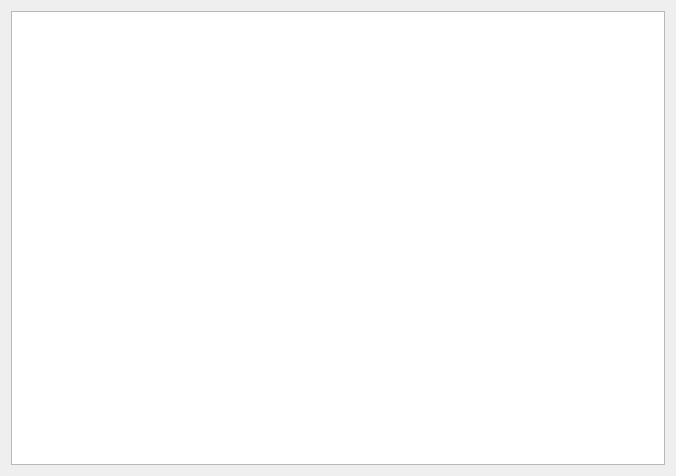
<?xml version="1.0" encoding="UTF-8"?>
<ui version="4.0">
 <class>gams::studio::modelinspector::StatisticsWidget</class>
 <widget class="QWidget" name="gams::studio::modelinspector::StatisticsWidget">
  <property name="geometry">
   <rect>
    <x>0</x>
    <y>0</y>
    <width>676</width>
    <height>476</height>
   </rect>
  </property>
  <property name="windowTitle">
   <string>Form</string>
  </property>
  <layout class="QVBoxLayout" name="verticalLayout">
   <item>
    <widget class="gams::studio::modelinspector::StatisticEdit" name="statisticEdit">
     <property name="lineWrapMode">
      <enum>QTextEdit::NoWrap</enum>
     </property>
     <property name="readOnly">
      <bool>true</bool>
     </property>
    </widget>
   </item>
  </layout>
 </widget>
 <customwidgets>
  <customwidget>
   <class>gams::studio::modelinspector::StatisticEdit</class>
   <extends>QTextEdit</extends>
   <header>modelinspector/statisticedit.h</header>
  </customwidget>
 </customwidgets>
 <resources/>
 <connections/>
</ui>
